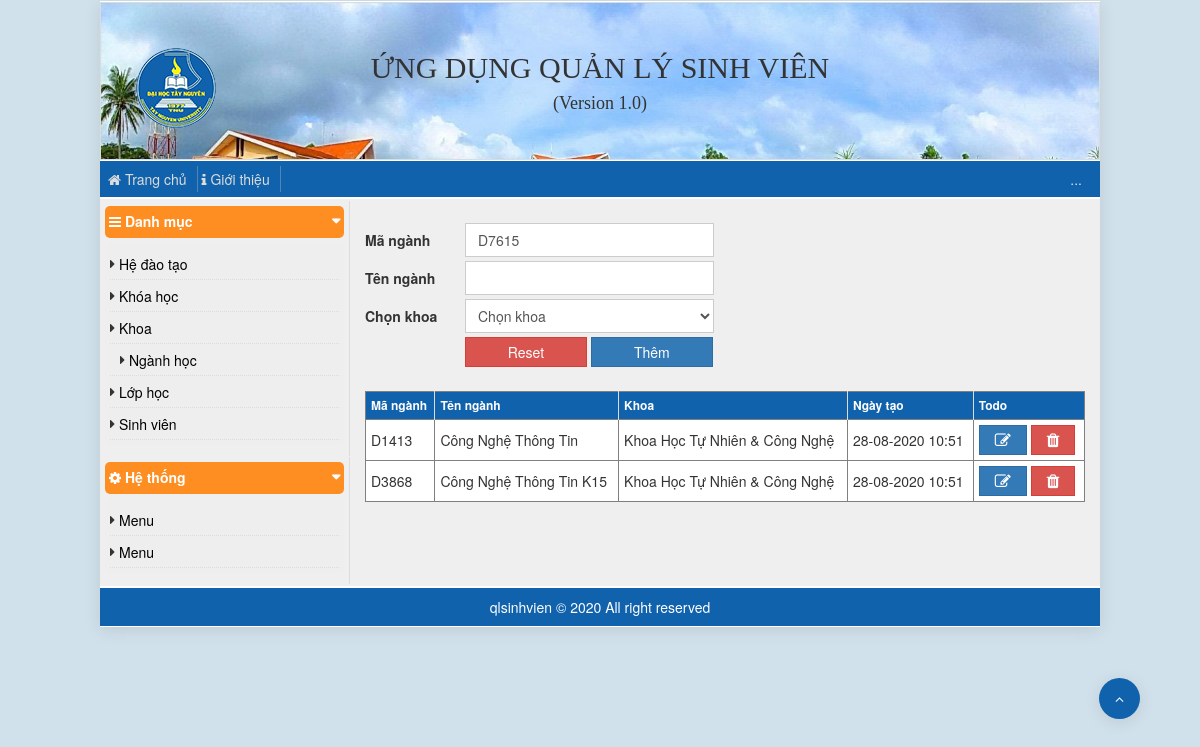
Page /?page=ql-nganhhoc on the committed database.
### tables this page shows
CREATE TABLE `db_nganh` (
  `id` int(11) NOT NULL,
  `ma_nganh` varchar(50) NOT NULL,
  `ten_nganh` varchar(255) NOT NULL,
  `ma_khoa` varchar(50) NOT NULL,
  `ngay_tao` varchar(50) NOT NULL
);

CREATE TABLE `db_khoa` (
  `id` int(11) NOT NULL,
  `ma_khoa` varchar(50) NOT NULL,
  `ten_khoa` varchar(255) NOT NULL,
  `ngay_tao` varchar(50) DEFAULT NULL
);

### config.php (called while the page is built, shortened)
<?php
    $config['host']     ='localhost';
    $config['user']     ='root';
    $config['password'] ='';
    $config['refix']    ='db_';
    $config['database'] ='ql_sinhvien';
    function randId($str=''){
        return $str.rand(1000,9999);
    }
    function tojson($data){
        $json = json_encode($data);
        $json = str_replace('"',"'",$json);
        return $json;
    }
?>

### models/database.php (called while the page is built, shortened)
<?php
 class database{
     protected $db = '';
     protected $host = '';
     protected $user = '';
     protected $password = '';
     protected $database = '';
     protected $sql = '';
     protected $refix ='';
     function connect(){
         try {
             $this->db = new PDO("mysql:host=$this->host;dbname=$this->database;charset=utf8", $this->user, $this->password);
             $this->db->setAttribute(PDO::ATTR_ERRMODE, PDO::ERRMODE_EXCEPTION);
             $this->db->exec("set names utf8");
         }
         catch(PDOException $e){
             echo "Connection failed: " . $e->getMessage();
         }
     }
     public function fetch()
     {
         $this->sql = str_replace('#_', $this->refix, $this->sql);
         $stmt = $this->db->prepare($this->sql);
         $stmt->execute();
         return $stmt->fetchAll();
     }
     public function o_fet($sql){
         $this->sql = $sql;
         return $this->fetch();
     }
     function disconnect()
     {
         $this->db = null;
     }
 }

### sources/ql-nganhhoc.php (the view, shortened to what this page needs)
<br>
<section class="form">
    <form action="" method="post">
        <table class="">
            <tr>
                <th>Mã ngành</th>
                <td>
                    <input value="<?=randId('D')?>" id="ma_nganh" type="text" class="form-control">
                </td>
            </tr>
            <tr>
                <th>Tên ngành</th>
                <td>
                    <input id="ten_nganh" type="text" class="form-control">
                </td>
            </tr>
            <tr>
                <th>Chọn khoa</th>
                <td>
                    <select name="" id="ma_khoa" class="form-control">
                        <option value="0">Chọn khoa</option>
                    </select>
                </td>
            </tr>
            <tr>
                <tr>
                    <th></th>
                    <td class="02">
                        <button style="width:49%" class="btn btn-danger">Reset</button>
                        <button style="width:49%" class="btn btn-primary">Thêm</button>
                    </td>
                </tr>
            </tr>
        </table>
    </form>
    <br>
    <?php
        $data = $d->o_fet("select a.*,b.ten_khoa from #_nganh a inner join #_khoa b on a.ma_khoa=b.ma_khoa order by ten_nganh asc");
    ?>
    <table class="data-table" border>
        <thead>
            <tr>
                <th>Mã ngành</th>
                <th>Tên ngành</th>
                <th>Khoa</th>
                <th>Ngày tạo</th>
                <th>Todo</th>
            </tr>
        </thead>
        <tbody>
            <?php
                foreach ($data as $item){
            ?>
                <tr>
                    <td><?=$item['ma_nganh']?></td>
                    <td><?=$item['ten_nganh']?></td>
                    <td><?=$item['ten_khoa']?></td>
                    <td><?=$item['ngay_tao']?></td>
                    <td>
                        <button onclick="onUpdate(<?=tojson($item)?>)"  class="btn btn-primary"><span class="pointer fa fa-edit"></span></button>
                        <button onclick="onDelete('<?=$item['id']?>')" class="btn btn-danger"><span class="pointer fa fa-trash"></span></button>
                    </td>
                </tr>
            <?php
                }
            ?>
        </tbody>
    </table>
</section>

### publics/css/app.css (style rules this page uses)
* { margin: 1px 0px; padding: 0px; }
html { background: #D1E1EB; }
body.container { width: 1000px; margin: auto; padding: 0px; }
form { width: 100%; }
form table { min-width: -webkit-fit-content; min-width: -moz-fit-content; min-width: fit-content; max-width: 100%; }
form table tr th { width: 100px; }
form table tr td { padding: 2px 0px; }
table.data-table { width: 100%; border-collapse: collapse; background: #fff; }
table.data-table thead { background: #1062AC; }
table.data-table thead tr th { color: #fff; font-size: 12px; padding: 5px; border-right: 1px solid #dcdcdc; vertical-align: middle; }
table.data-table thead tr th:last-child { border-right: 0px; }
table.data-table tbody tr td { padding: 5px; vertical-align: middle; white-space: nowrap; }
input.form-control { border-radius: 0px; outline: none; -webkit-box-shadow: none; box-shadow: none; width: 100%; }
button.btn { border-radius: 0px; outline: none; -webkit-box-shadow: none; box-shadow: none; padding: 4px 15px; }
select.form-control { border-radius: 0px; outline: none; -webkit-box-shadow: none; box-shadow: none; padding: 4px 8px; width: 100%; }
.app { -webkit-box-shadow: 0 3px 16px rgba(0, 0, 0, 0.1); box-shadow: 0 3px 16px rgba(0, 0, 0, 0.1); }
.pointer { cursor: pointer; font-size: 16px; }

### rows in the picture
db_nganh: ma_nganh "D1413", ten_nganh "Công Nghệ Thông Tin", db_khoa.ten_khoa "Khoa Học Tự Nhiên & Công Nghệ", ngay_tao "28-08-2020 10:51"
db_nganh: ma_nganh "D3868", ten_nganh "Công Nghệ Thông Tin K15", db_khoa.ten_khoa "Khoa Học Tự Nhiên & Công Nghệ", ngay_tao "28-08-2020 10:51"
